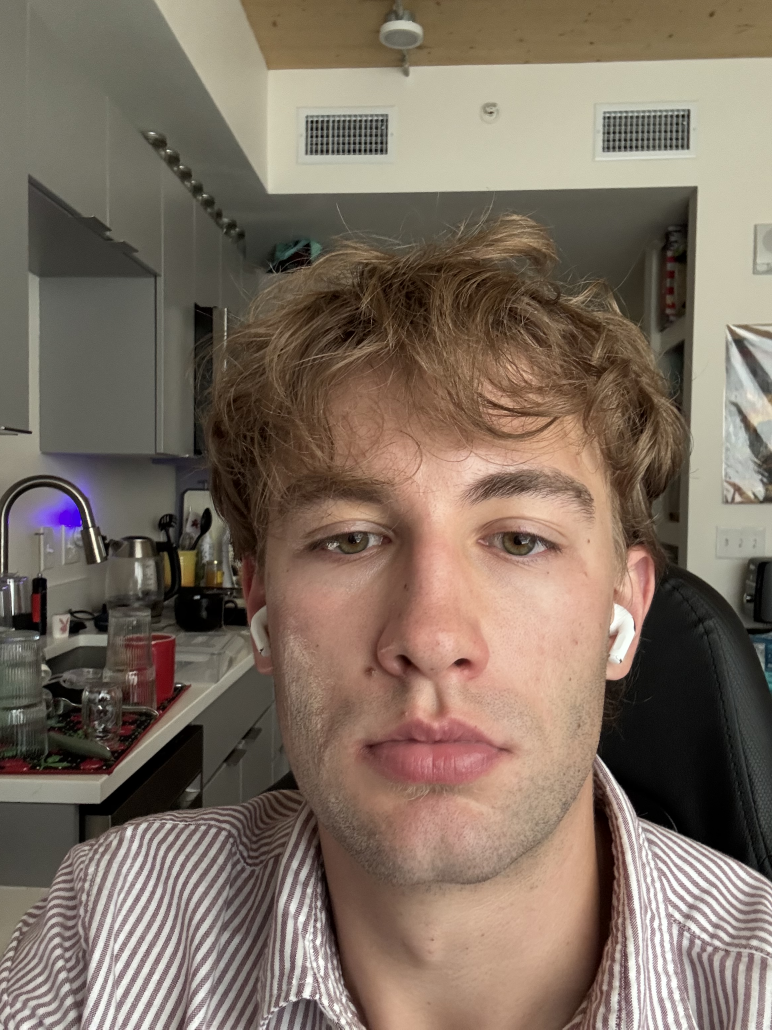
#> input picture assignments/hw01/IMG_9672.jpeg, 2316 x 3088 px (shown at 1/3 size)
$ python hw03.py ../../hw01/IMG_9672.jpeg
#> lines starting #> are read from the running program, lines starting #| are printed output that depends on the picture; long printed decimals are rounded
"""Homework 03: Laplacian Pyramids.

Complete the four TODO functions below. Do not change their names or
arguments; the Gradescope autograder calls them directly.

Run locally from the course `cv` Conda environment with:
    python hw03.py my_image.png

The script will save a visualization to hw03_output.png. You only submit
hw03.py to Gradescope.
"""

from __future__ import annotations

import argparse
from pathlib import Path

import cv2
import numpy as np


def build_laplacian_pyramid(image: np.ndarray, levels: int) -> list[np.ndarray]:
    """Build a Laplacian pyramid with `levels` residual levels.

    Return a list:
        [L0, L1, ..., L_(levels-1), G_levels]

    Requirements:
    - `image` is a 2-D np.float32 grayscale image with values in [0, 1].
    - Keep all pyramid arrays as np.float32.
    - For each level, use cv2.pyrDown(..., borderType=cv2.BORDER_REFLECT).
    - Expand the coarse image with cv2.pyrUp(..., dstsize=previous_shape[::-1]).
    - Compute each residual as fine_image - expanded_coarse_image.
    - The final list entry is the smallest Gaussian image.
    - IMPORTANT: Your implementation must work for odd and non-square image sizes.
    """
    #     - `image` is a 2-D np.float32 grayscale image with values in [0, 1].
    G = [image.astype(np.float32)]
    L = []

    # - Keep all pyramid arrays as np.float32.
    # - For each level, use cv2.pyrDown(..., borderType=cv2.BORDER_REFLECT).
    # - Expand the coarse image with cv2.pyrUp(..., dstsize=previous_shape[::-1]).
    for _ in range(levels):
        coarse = cv2.pyrDown(G[-1], borderType=cv2.BORDER_REFLECT)
        fine = cv2.pyrUp(coarse, dstsize=G[-1].shape[::-1])
        L.append(G[-1] - fine)
        G.append(coarse)

    # - Compute each residual as fine_image - expanded_coarse_image.
    # - The final list entry is the smallest Gaussian image.
    L.append(G[-1])
    # - IMPORTANT: Your implementation must work for odd and non-square image sizes.
    return L

def reconstruct_laplacian_pyramid(pyramid: list[np.ndarray]) -> np.ndarray:
    """Reconstruct the finest image from a Laplacian pyramid.

    Start with the final coarse image. Repeatedly expand it to the size of the
    residual at the next finer level and add that residual. Return np.float32.
    """
    e = pyramid[-1]

    for i in range(len(pyramid) - 2, -1, -1):
        layer = pyramid[i]
        size = layer.shape[1], layer.shape[0]

        e = cv2.pyrUp(e, dstsize=size)

        # add images
        e = e + layer

    return e.astype(np.float32)

def threshold_laplacian_pyramid(
    pyramid: list[np.ndarray], threshold: float
) -> list[np.ndarray]:
    """Return an independent thresholded copy of a Laplacian pyramid.

    For every residual level (all entries except the final coarse image), set
    coefficients whose absolute value is strictly less than `threshold` to 0.

    Return a new list containing a separate NumPy array for every level.
    Do NOT threshold the final coarse image, and do NOT modify or share arrays
    with the input pyramid. Keep all returned arrays as np.float32.

    A suitable independent copy for this list-of-arrays structure is:
        new_pyramid = [level.copy() for level in pyramid]
    """
    new_pyramid = [level.copy() for level in pyramid]

    for level in new_pyramid[:-1]:
        level[np.abs(level) < threshold] = 0.0

    return new_pyramid


def residual_nonzero_fraction(pyramid: list[np.ndarray]) -> float:
    """Return the fraction of nonzero coefficients in the residual levels.

    Count coefficients only in pyramid[:-1]; the final coarse image is not
    included. Return a Python float in [0, 1].
    """
    # get the count of non zero levels
    non_zero = 0
    for level in pyramid[:-1]:
        non_zero += np.count_nonzero(level)

    # get the total count
    total = 0
    for level in pyramid[:-1]:
        total += level.size

    # return non zero / total to determine efficiency of algo
    return float(non_zero / total)


# -----------------------------------------------------------------------------
# The helper functions below are provided. You do not need to modify them.
# -----------------------------------------------------------------------------

def load_grayscale_float(filename: str | Path) -> np.ndarray:
    """Load an image with OpenCV and return grayscale float32 in [0, 1]."""
    image = cv2.imread(str(filename), cv2.IMREAD_GRAYSCALE)
    if image is None:
        raise FileNotFoundError(f"Could not load image: {filename}")
    return image.astype(np.float32) / 255.0


def resize_for_pyramid(image: np.ndarray, max_dimension: int = 512) -> np.ndarray:
    """Downsize very large images to keep the visualization compact."""
    height, width = image.shape
    largest = max(height, width)
    if largest <= max_dimension:
        return image
    scale = max_dimension / largest
    new_size = (max(1, round(width * scale)), max(1, round(height * scale)))
    return cv2.resize(image, new_size, interpolation=cv2.INTER_AREA).astype(np.float32)


def _to_display_u8(image: np.ndarray) -> np.ndarray:
    """Convert a reconstructed float image into a viewable uint8 image."""
    arr = np.asarray(image, dtype=np.float32)
    return np.clip(np.rint(np.clip(arr, 0.0, 1.0) * 255.0), 0, 255).astype(np.uint8)


def save_comparison(
    panels: list[tuple[str, np.ndarray]],
    output_path: str | Path = "hw03_output.png",
) -> None:
    """Save a horizontal montage of reconstructions."""
    rendered = []
    for label, image in panels:
        panel = _to_display_u8(image)
        panel = cv2.cvtColor(panel, cv2.COLOR_GRAY2BGR)
        cv2.rectangle(panel, (0, 0), (panel.shape[1] - 1, 24), (255, 255, 255), -1)
        cv2.putText(
            panel,
            label,
            (5, 17),
            cv2.FONT_HERSHEY_SIMPLEX,
            0.48,
            (0, 0, 0),
            1,
            cv2.LINE_AA,
        )
        rendered.append(panel)

    montage = cv2.hconcat(rendered)
    if not cv2.imwrite(str(output_path), montage):
        raise RuntimeError(f"Could not save {output_path}")


def main() -> None:
    parser = argparse.ArgumentParser(description="HW03: Laplacian Pyramids and Compression")
    parser.add_argument("image", help="Path to your HW01 headshot or another JPG/PNG image")
    args = parser.parse_args()

    image = resize_for_pyramid(load_grayscale_float(args.image))
#> in load_grayscale_float, `image = cv2.imread(str(filename), cv2.IMREAD_GRAYSCALE)`:
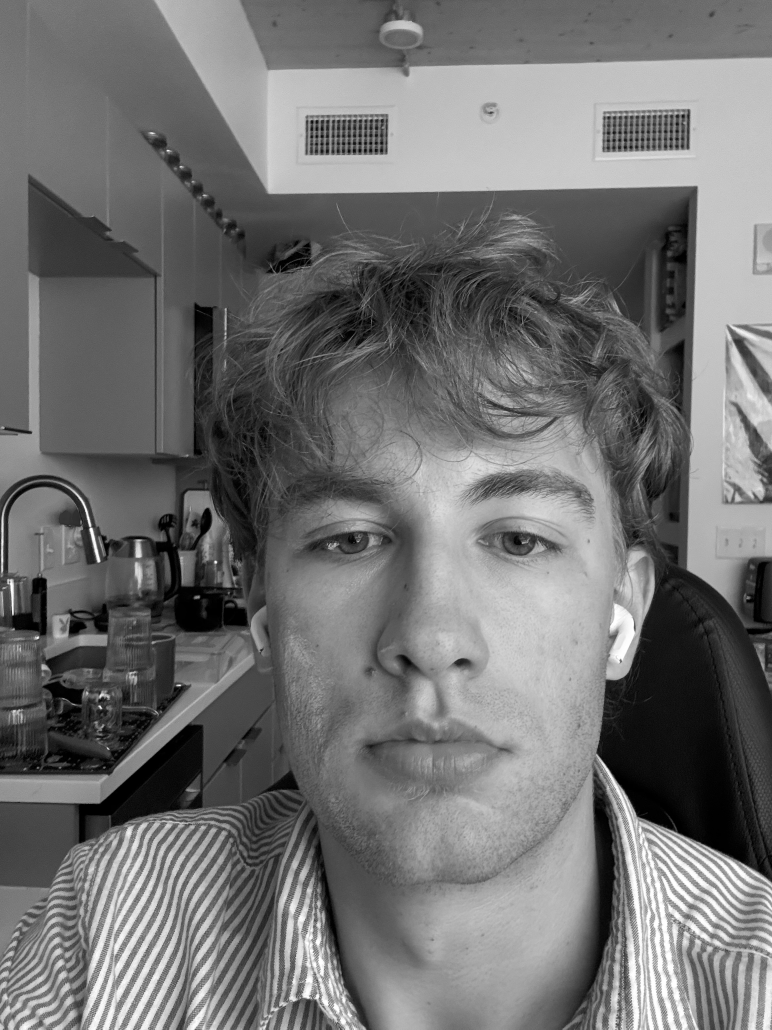
#> image: shape (3088, 2316) (shown at 1/3 size); min 0, max 255, mean 113.9
#> in resize_for_pyramid, `height, width = image.shape`: height = 3088; width = 2316
#> in resize_for_pyramid, `largest = max(height, width)`: largest = 3088
#> in resize_for_pyramid, `scale = max_dimension / largest`: scale = 0.166
#> in resize_for_pyramid, `new_size = (max(1, round(width * scale)), max(1, round(height * scale)))`: new_size = (384, 512)
    pyramid = build_laplacian_pyramid(image, levels=3)
#> the loop in build_laplacian_pyramid, `for _ in range(levels):` made 3 passes
#> pass 1, in build_laplacian_pyramid, `fine = cv2.pyrUp(coarse, dstsize=G[-1].shape[::-1])`:
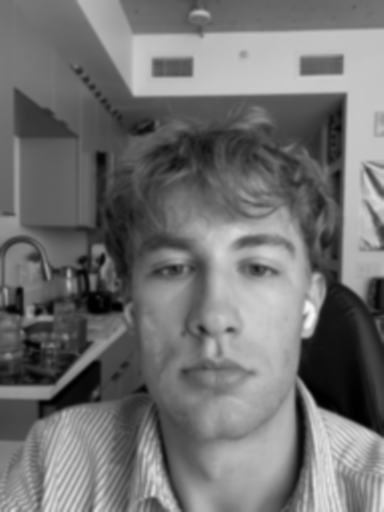
#> fine: shape (512, 384) float32; min 0.000146, max 0.962, mean 0.447
#> after the loop in build_laplacian_pyramid, `for _ in range(levels):`:
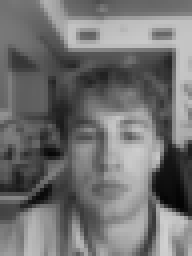
#> coarse: shape (64, 48) float32 (shown 4 times larger); min 0.0161, max 0.819, mean 0.445
#> after the loop in build_laplacian_pyramid, `for _ in range(levels):`: G = 4 items; L = 3 items
#> pyramid = 4 items

    exact = reconstruct_laplacian_pyramid(pyramid)
#> the loop in reconstruct_laplacian_pyramid, `for i in range(len(pyramid) - 2, -1, -1):` made 3 passes
#> (i, size) on passes 1, 3: (2, (96, 128)), (0, (384, 512))
#> size on pass 2: (192, 256)
#> pass 1, in reconstruct_laplacian_pyramid, `layer = pyramid[i]`:
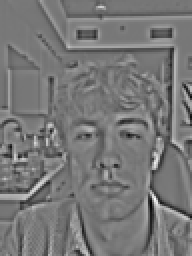
#> layer: shape (128, 96) float32 (shown 2 times larger); min -0.255, max 0.288, mean -1.14e-05; drawn with min black and max white
#> pass 2, in reconstruct_laplacian_pyramid, `layer = pyramid[i]`:
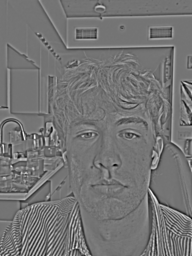
#> layer: shape (256, 192) float32; min -0.241, max 0.285, mean 1.87e-05; drawn with min black and max white
    max_error = float(np.max(np.abs(exact - image)))
#> max_error = 5.96e-08
    print("Exact reconstruction max error:", max_error)
#| Exact reconstruction max error: 5.960464477539063e-08

    thresholds = [0.01, 0.03, 0.08]
    panels = [("Original", image), ("Exact", exact)]

    for threshold in thresholds:
        compressed = threshold_laplacian_pyramid(pyramid, threshold)
        fraction = residual_nonzero_fraction(compressed)
        reconstruction = reconstruct_laplacian_pyramid(compressed)
        print(f"Threshold {threshold:.2f} residual nonzero fraction: {fraction:.6f}")
        panels.append((f"T={threshold:.2f}", reconstruction))
#> this loop made 3 passes
#> fraction on passes 1 to 3: 0.51, 0.288, 0.108
#| Threshold 0.01 residual nonzero fraction: 0.5105
#| Threshold 0.03 residual nonzero fraction: 0.2877
#| Threshold 0.08 residual nonzero fraction: 0.1075
#> after the loop, panels = 5 items

    save_comparison(panels, "hw03_output.png")
#> the loop in save_comparison, `for label, image in panels:` made 5 passes
#> label on passes 1 to 5: 'Original', 'Exact', 'T=0.01', 'T=0.03', 'T=0.08'
#> after the loop in save_comparison, `for label, image in panels:`:
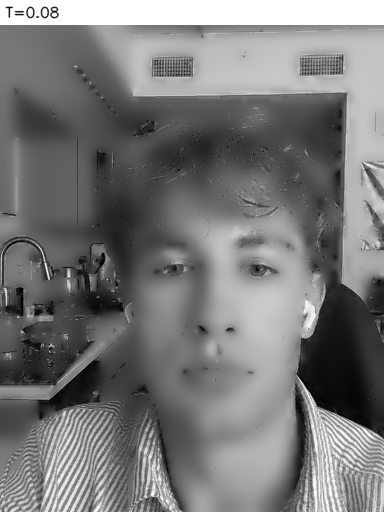
#> panel: shape (512, 384, 3); min 0, max 255, mean 120.3
#> in save_comparison, `montage = cv2.hconcat(rendered)`:
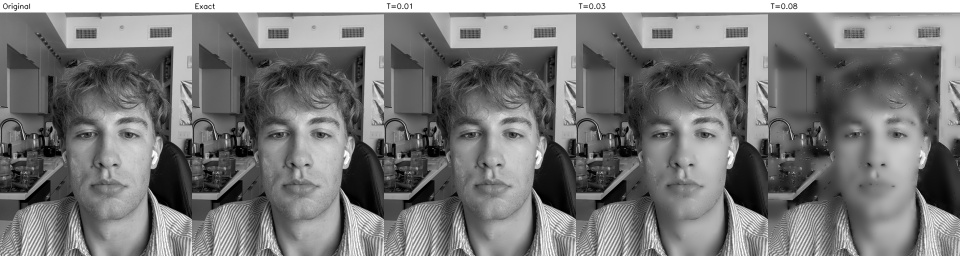
#> montage: shape (512, 1920, 3) (shown at 1/2 size); min 0, max 255, mean 120.5
    print("Saved visualization to hw03_output.png")


if __name__ == "__main__":
    main()
